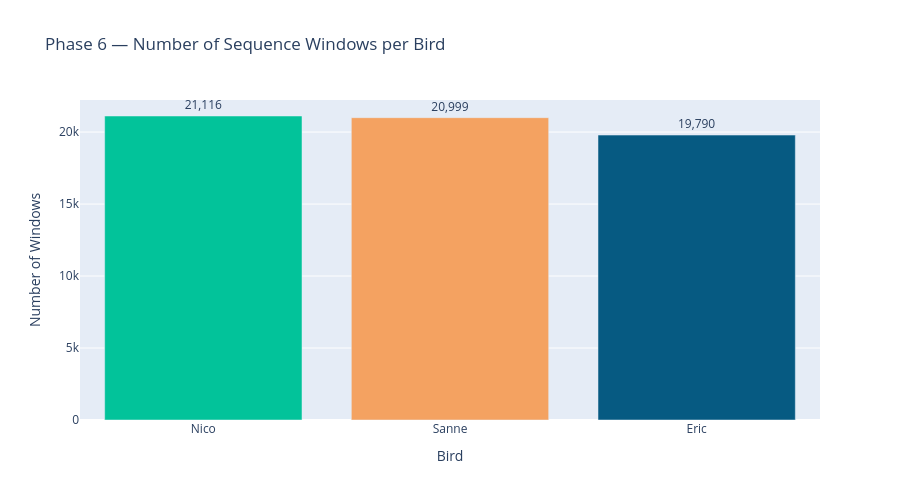

Write notebook code for a chart like this one.
### Markdown cell above
## Step 10 — Visualisation: Windows Per Bird

### Code cell
bird_counts = df_sequence['bird_name'].value_counts().reset_index()
bird_counts.columns = ['bird_name', 'count']

fig = px.bar(
    bird_counts,
    x='bird_name',
    y='count',
    color='bird_name',
    color_discrete_map={'Eric': '#065A82', 'Nico': '#02C39A', 'Sanne': '#F4A261'},
    text='count',
    title='Phase 6 — Number of Sequence Windows per Bird',
    labels={'bird_name': 'Bird', 'count': 'Number of Windows'}
)
fig.update_traces(texttemplate='%{text:,}', textposition='outside')
fig.update_layout(showlegend=False, height=500)
fig.show()
fig.write_html('phase6_windows_per_bird.html')

### Figure 1 — Plotly figure (JSON) as saved in the notebook; plotly's stock layout.template omitted (floating-point values rounded to 4 significant figures)
{"data": [{"hovertemplate": "Bird=%{x}<br>Number of Windows=%{text}<extra></extra>", "legendgroup": "Nico", "marker": {"color": "#02C39A", "pattern": {"shape": ""}}, "name": "Nico", "orientation": "v", "showlegend": true, "text": [21120.0], "textposition": "outside", "texttemplate": "%{text:,}", "type": "bar", "x": ["Nico"], "xaxis": "x", "y": [21116], "yaxis": "y"}, {"hovertemplate": "Bird=%{x}<br>Number of Windows=%{text}<extra></extra>", "legendgroup": "Sanne", "marker": {"color": "#F4A261", "pattern": {"shape": ""}}, "name": "Sanne", "orientation": "v", "showlegend": true, "text": [21000.0], "textposition": "outside", "texttemplate": "%{text:,}", "type": "bar", "x": ["Sanne"], "xaxis": "x", "y": [20999], "yaxis": "y"}, {"hovertemplate": "Bird=%{x}<br>Number of Windows=%{text}<extra></extra>", "legendgroup": "Eric", "marker": {"color": "#065A82", "pattern": {"shape": ""}}, "name": "Eric", "orientation": "v", "showlegend": true, "text": [19790.0], "textposition": "outside", "texttemplate": "%{text:,}", "type": "bar", "x": ["Eric"], "xaxis": "x", "y": [19790], "yaxis": "y"}], "layout": {"barmode": "relative", "height": 500, "legend": {"title": {"text": "Bird"}, "tracegroupgap": 0}, "showlegend": false, "title": {"text": "Phase 6 — Number of Sequence Windows per Bird"}, "xaxis": {"anchor": "y", "categoryarray": ["Nico", "Sanne", "Eric"], "categoryorder": "array", "domain": [0, 1], "title": {"text": "Bird"}}, "yaxis": {"anchor": "x", "domain": [0, 1], "title": {"text": "Number of Windows"}}}}
